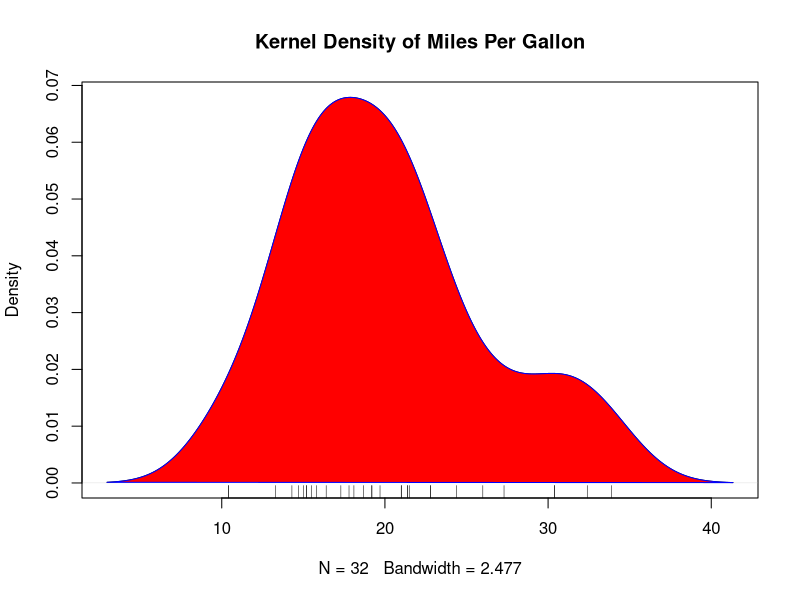

Write R code to recreate this figure.
d <- density(mtcars$mpg)

plot(d, main="Kernel Density of Miles Per Gallon")
polygon(d, col="red", border="blue")
rug(mtcars$mpg)